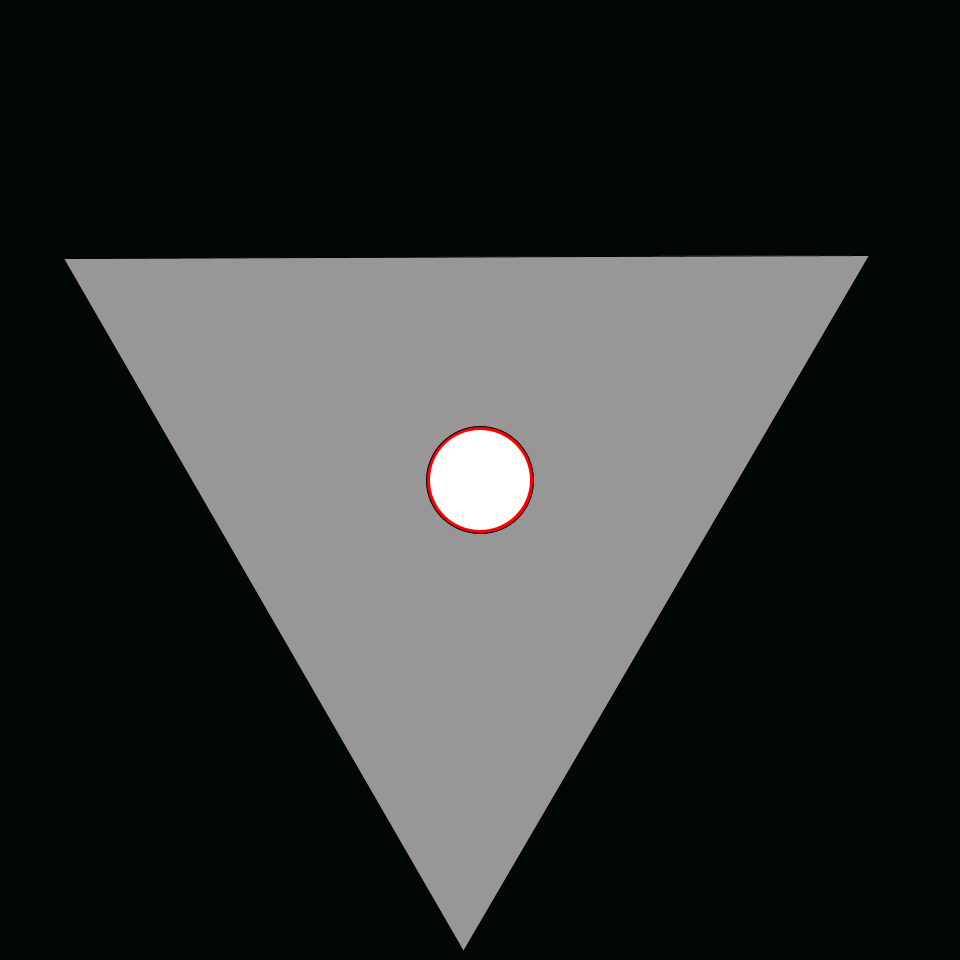
Frame 1 (no input)
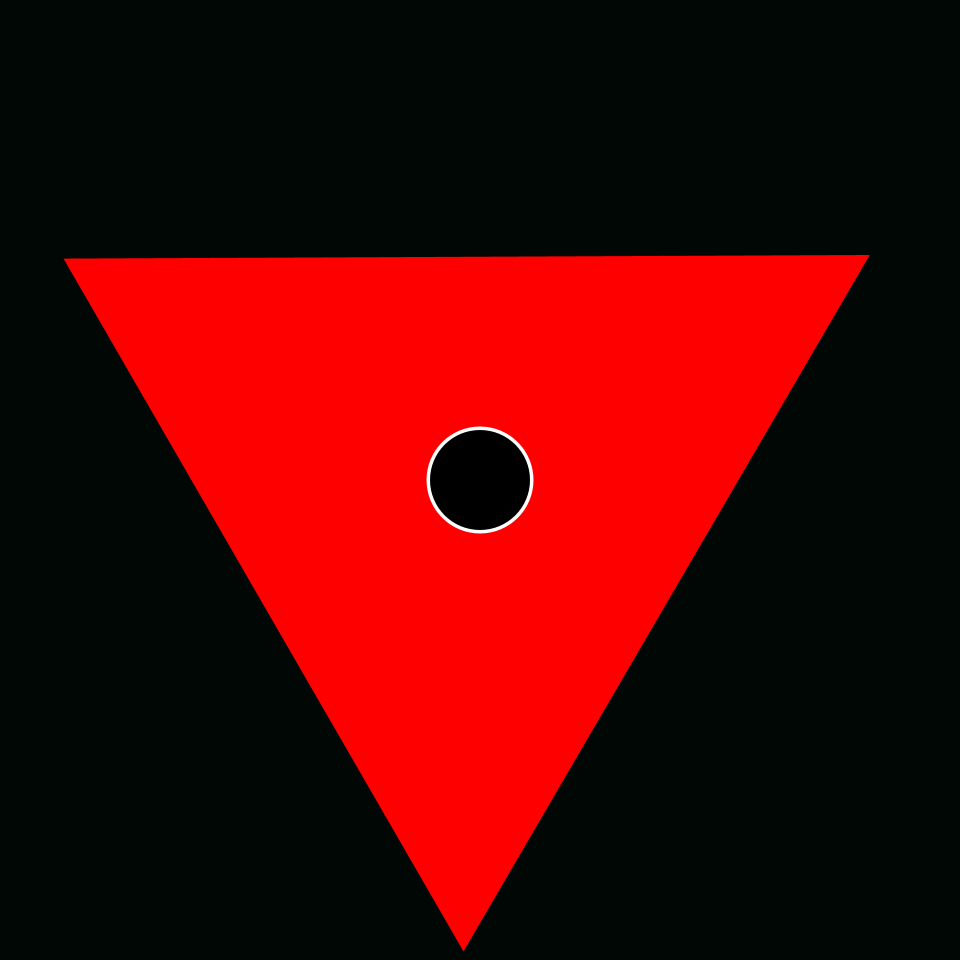
Frame 60 (the mouse pressed at the canvas centre just before this capture)
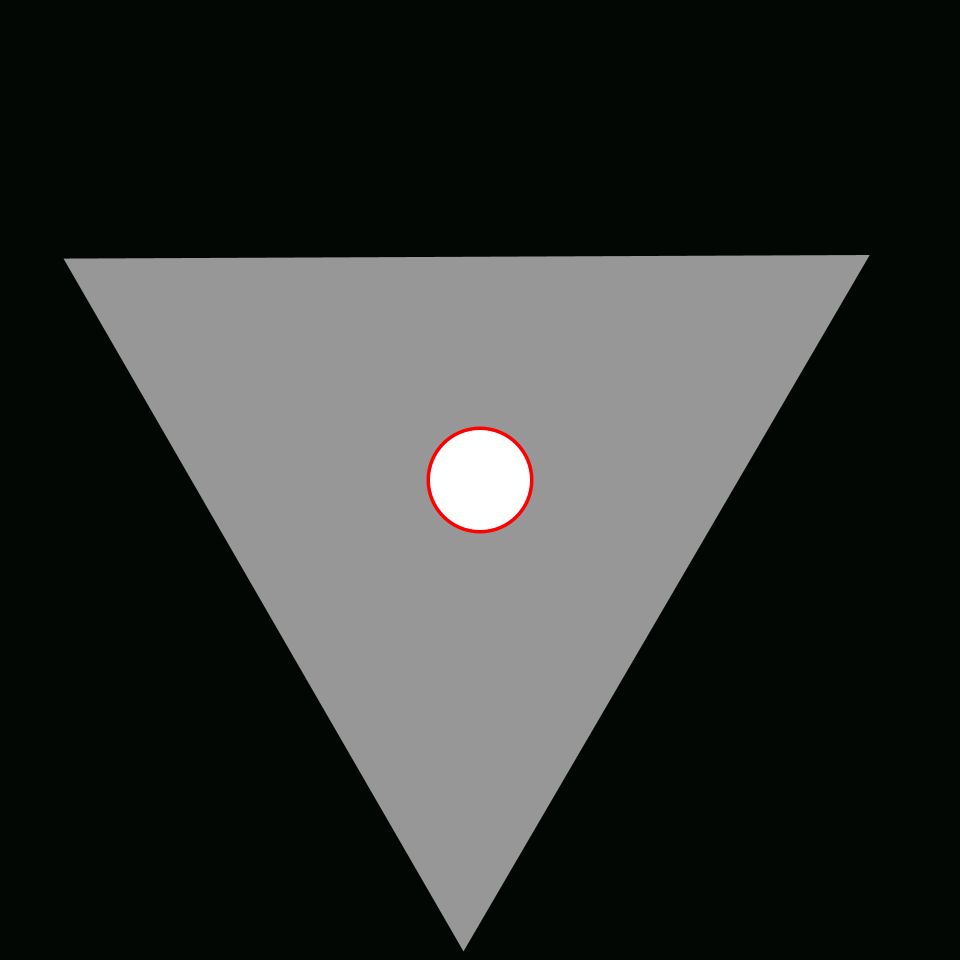
Frame 120 (the mouse held since frame 60 and released just before this capture)

The Processing sketch that drew these frames (run headless with seeded random() and noise(); from frame 60 on, the mouse is pressed at the canvas centre):

// Processing sketch: processing_169969
// ── processing_169969.pde

//hour(); second(); minute(); millis();

float lastTime;
float coolDown = 1000;
boolean isBlack = false;
boolean isRed = true;
int colorChange =  1;


void setup() {
  smooth();
  size(960, 960);
  
}

void draw() { 
  background(second(), minute(), hour());
  pushMatrix(); // referenced from http://forum.processing.org/one/topic/rotate-triangle-around-own-axis.html
  if (isBlack) {
    fill(255, 0, 0);
  } else {
    fill(150, 151, 150);
  }
  // referenced from http://forum.processing.org/one/topic/rotate-triangle-around-own-axis.html
  translate(width/2,height/2);
  rotate(hour()*radians(15));
  triangle(-400, 250, 0, -450, 400, 250);
  popMatrix();
  // until here.
  
  if (isBlack) {
    fill(255, 0, 0);
  } else {
    fill(150, 151, 150);
  }
  
  
  if (isBlack) {
    fill(254, 254, 254);
  } else {
    fill(254, 0, 0);
  }
  ellipse(width/2, height/2, (minute())+ 100, (minute())+ 100);
  if (isBlack) {
    fill(0);
  } else {
    fill(255);
  }
  noStroke();
  ellipse(width/2, height/2, 100, 100);
  if (millis() > lastTime + coolDown) {
    isBlack = !isBlack; 

    lastTime = millis();
  }
}
